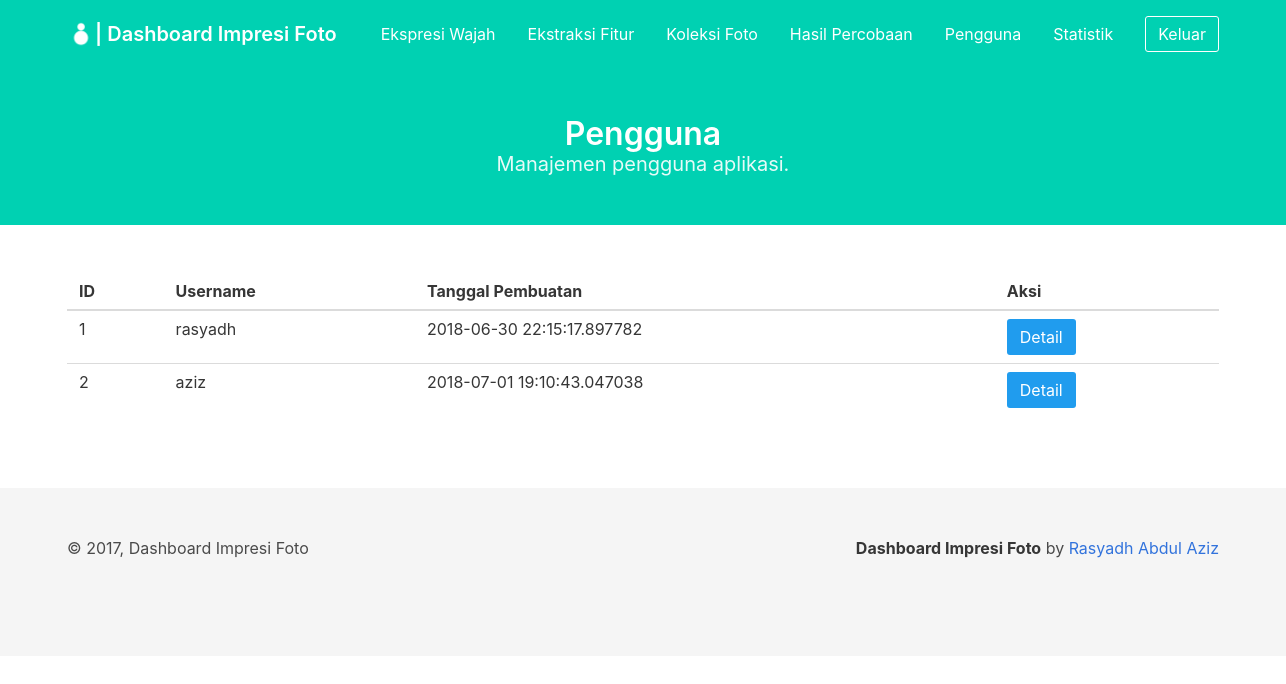
The app's page /dashboard/user/ (signed in), older data.
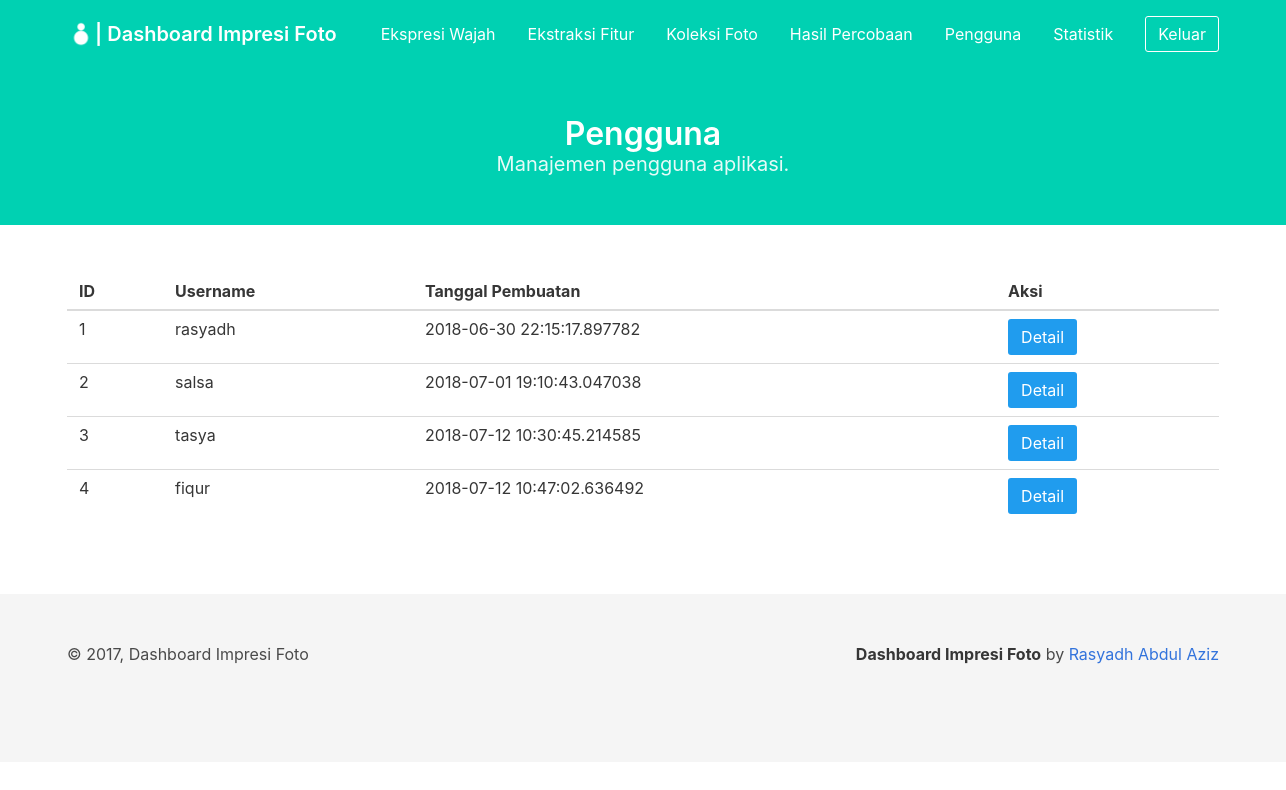
The same page, newer data.
### project/models/user.py (models this page shows, shortened)
class User(db.Model):
    __tablename__ = 'user'
    id_user = db.Column(db.Integer, primary_key=True)
    username = db.Column(db.String, unique=True, nullable=False)
    password = db.Column(db.String, nullable=False)
    created_at = db.Column(db.DateTime, default=datetime.datetime.now())

### project/views/dashboard/user.py (the view)
@user.route('/dashboard/user/')
def index():
    if session.get('loggedin_admin'):
        try:
            users = User.query.all()
            return render_template('dashboard/user.html',
                title='Pengguna', users=users)
        except Exception as e:
            print('error to get detection result')
            print(e)
    return redirect(url_for('auth.login_admin'))

### project/templates/dashboard/user.html
{% extends '/dashboard/base_dashboard.html' %} {% block content %}
<section class="hero is-primary">
    <div class="hero-body">
        <div class="container has-text-centered">
            <h1 class="title">
                Pengguna
            </h1>
            <h2 class="subtitle">
                Manajemen pengguna aplikasi.
            </h2>
        </div>
    </div>
</section>
<section class="section">
    <div class="container" id="result_table">
        <table class="table is-hoverable is-fullwidth">
            <thead>
                <tr>
                    <th>ID</th>
                    <th>Username</th>
                    <th>Tanggal Pembuatan</th>
                    <th>Aksi</th>
                </tr>
            </thead>
            <tbody>
                {% if users %} {% for user in users %}
                <tr>
                    <td>{{ user.id_user }}</td>
                    <td>{{ user.username }}</td>
                    <td>{{ user.created_at }}</td>
                    <td>
                        <button class="button is-info" onclick="detail_user('{{ user.id_user }}', '{{ user.created_at }}', '{{ user.username }}')">Detail</button>
                    </td>
                </tr>
                {% endfor %} {% else %}
                <tr>
                    <td colspan="4" class="has-text-centered">Belum ada hasil percobaan</td>
                </tr>
                {% endif %}
            </tbody>
        </table>
    </div>
</section>
{% endblock %}

### project/templates/dashboard/base_dashboard.html (shortened to what this page needs)
<html>
<head>
    <link rel="stylesheet" type="text/css" href="{{ url_for('static', filename='css/bulma.css') }}" />
    <link rel="stylesheet" type="text/css" href="{{url_for('static', filename='css/app.css') }}" />
</head>
<body>
    <nav class="navbar is-primary is-transparent navbar-is-medium">
        <div class="container">
            <div class="navbar-brand">
                <a class="navbar-item" href="/dashboard/">
                    <img class="image" src="{{ url_for('static', filename='image/ImpresiFotoWhite.png') }}" alt="Logo">
                    <h1 class="title is-5 has-text-white">
                        | Dashboard Impresi Foto
                    </h1>
                </a>
            </div>
            <div class="navbar-menu" id="menu">
                <div class="navbar-end">
                    <a class="navbar-item" href="/dashboard/expression/">
                        Ekspresi Wajah
                    </a>
                    <a class="navbar-item" href="/dashboard/feature_extraction/">
                        Ekstraksi Fitur
                    </a>
                    <a class="navbar-item" href="/dashboard/photos_collection/">
                        Koleksi Foto
                    </a>
                    <a class="navbar-item" href="/dashboard/detection_results/">
                        Hasil Percobaan
                    </a>
                    <a class="navbar-item" href="/dashboard/user/">
                        Pengguna
                    </a>
                    <a class="navbar-item" href="/dashboard/statistic/">
                        Statistik
                    </a>
                    <div class="navbar-item">
                        <a class="button is-primary is-inverted is-outlined" href="/admin/logout/">
                            Keluar
                        </a>
                    </div>
                </div>
            </div>
        </div>
    </nav>
    {% block content %} {% endblock %}
    <footer class="footer">
        <div class="container">
            <div class="level">
                <div class="level-left">
                    <div class="level-item">
                        &copy; 2017, Dashboard Impresi Foto
                    </div>
                </div>
                <div class="level-right">
                    <div class="level-item">
                        <p>
                            <strong>Dashboard Impresi Foto</strong> by
                            <a href="github.com/rasyadh">Rasyadh Abdul Aziz</a>
                        </p>
                    </div>
                </div>
            </div>
        </div>
    </footer>
</body>
</html>

### project/static/css/app.css (style rules this page uses)
.navbar-is-medium { min-height: 4.25rem; }

Row changes from the older to the newer data that the page shows:
changed User id 2: username "aziz" → "salsa"
added User: id_user "3", username "tasya", created_at "2018-07-12 10:30:45.214585"
added User: id_user "4", username "fiqur", created_at "2018-07-12 10:47:02.636492"
